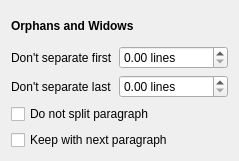
<?xml version="1.0" encoding="UTF-8"?>
<ui version="4.0">
 <class>PropertyWidget_OrphansBase</class>
 <widget class="QFrame" name="PropertyWidget_OrphansBase">
  <property name="geometry">
   <rect>
    <x>0</x>
    <y>0</y>
    <width>239</width>
    <height>161</height>
   </rect>
  </property>
  <property name="windowTitle">
   <string notr="true">Form</string>
  </property>
  <property name="frameShape">
   <enum>QFrame::NoFrame</enum>
  </property>
  <property name="lineWidth">
   <number>0</number>
  </property>
  <layout class="QGridLayout" name="gridLayout" columnstretch="0,1">
   <item row="2" column="1">
    <widget class="ScrSpinBox" name="keepLinesEnd">
     <property name="suffix">
      <string> lines</string>
     </property>
     <property name="maximum">
      <double>10.000000000000000</double>
     </property>
    </widget>
   </item>
   <item row="1" column="1">
    <widget class="ScrSpinBox" name="keepLinesStart">
     <property name="suffix">
      <string> lines</string>
     </property>
     <property name="maximum">
      <double>10.000000000000000</double>
     </property>
    </widget>
   </item>
   <item row="2" column="0">
    <widget class="QLabel" name="keepLabelEnd">
     <property name="text">
      <string>Don't separate last</string>
     </property>
    </widget>
   </item>
   <item row="1" column="0">
    <widget class="QLabel" name="keepLabelStart">
     <property name="toolTip">
      <string>Ensure that first lines of a paragraph won't end up separated from the rest (known as widow/orphan control)</string>
     </property>
     <property name="text">
      <string>Don't separate first</string>
     </property>
    </widget>
   </item>
   <item row="3" column="0" colspan="2">
    <widget class="QCheckBox" name="keepTogether">
     <property name="text">
      <string>Do not split paragraph</string>
     </property>
    </widget>
   </item>
   <item row="4" column="0" colspan="2">
    <widget class="QCheckBox" name="keepWithNext">
     <property name="text">
      <string>Keep with next paragraph</string>
     </property>
    </widget>
   </item>
   <item row="0" column="0" colspan="2">
    <widget class="QLabel" name="lblTitle">
     <property name="font">
      <font>
       <weight>75</weight>
       <bold>true</bold>
      </font>
     </property>
     <property name="text">
      <string>Orphans and Widows</string>
     </property>
    </widget>
   </item>
  </layout>
 </widget>
 <customwidgets>
  <customwidget>
   <class>ScrSpinBox</class>
   <extends>QDoubleSpinBox</extends>
   <header>ui/scrspinbox.h</header>
  </customwidget>
 </customwidgets>
 <resources/>
 <connections/>
</ui>
